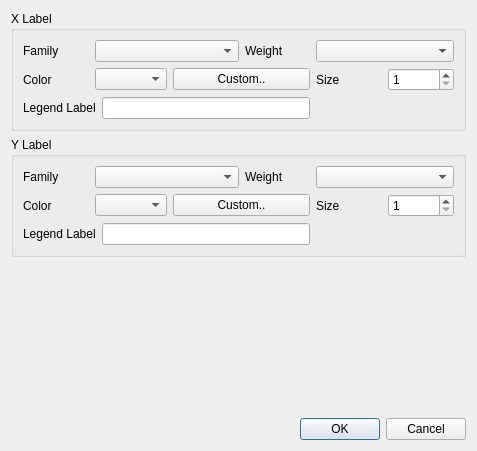
<?xml version="1.0" encoding="UTF-8"?>
<ui version="4.0">
 <class>PlotLabelPropertiesUI</class>
 <widget class="QDialog" name="PlotLabelPropertiesUI">
  <property name="geometry">
   <rect>
    <x>0</x>
    <y>0</y>
    <width>477</width>
    <height>451</height>
   </rect>
  </property>
  <property name="sizePolicy">
   <sizepolicy hsizetype="Fixed" vsizetype="Fixed">
    <horstretch>0</horstretch>
    <verstretch>0</verstretch>
   </sizepolicy>
  </property>
  <property name="windowTitle">
   <string>Modify Label Properties</string>
  </property>
  <property name="windowIcon">
   <iconset>
    <normaloff>:/res/ball.ico</normaloff>:/res/ball.ico</iconset>
  </property>
  <layout class="QGridLayout" name="gridLayout_3">
   <item row="0" column="0">
    <widget class="QGroupBox" name="groupBox">
     <property name="title">
      <string>X Label</string>
     </property>
     <layout class="QGridLayout" name="gridLayout">
      <item row="0" column="0">
       <widget class="QLabel" name="label_2">
        <property name="text">
         <string>Family</string>
        </property>
       </widget>
      </item>
      <item row="0" column="1" colspan="2">
       <widget class="QComboBox" name="cbFont"/>
      </item>
      <item row="0" column="3">
       <widget class="QLabel" name="label_5">
        <property name="text">
         <string>Weight</string>
        </property>
       </widget>
      </item>
      <item row="0" column="4" colspan="2">
       <widget class="QComboBox" name="cbWeight"/>
      </item>
      <item row="1" column="0">
       <widget class="QLabel" name="label_3">
        <property name="text">
         <string>Color</string>
        </property>
       </widget>
      </item>
      <item row="1" column="1">
       <widget class="QComboBox" name="cbColor"/>
      </item>
      <item row="1" column="2" colspan="2">
       <widget class="QPushButton" name="cmdCustom">
        <property name="text">
         <string>Custom..</string>
        </property>
       </widget>
      </item>
      <item row="1" column="4">
       <widget class="QLabel" name="label_4">
        <property name="text">
         <string>Size</string>
        </property>
       </widget>
      </item>
      <item row="1" column="5">
       <widget class="QSpinBox" name="cbSize">
        <property name="minimum">
         <number>1</number>
        </property>
        <property name="maximum">
         <number>72</number>
        </property>
       </widget>
      </item>
      <item row="2" column="0" colspan="4">
       <layout class="QHBoxLayout" name="horizontalLayout">
        <item>
         <widget class="QLabel" name="label">
          <property name="text">
           <string>Legend Label</string>
          </property>
         </widget>
        </item>
        <item>
         <widget class="QLineEdit" name="txtLegend"/>
        </item>
       </layout>
      </item>
     </layout>
    </widget>
   </item>
   <item row="1" column="0">
    <widget class="QGroupBox" name="groupBox_2">
     <property name="title">
      <string>Y Label</string>
     </property>
     <layout class="QGridLayout" name="gridLayout_2">
      <item row="0" column="0">
       <widget class="QLabel" name="label_6">
        <property name="text">
         <string>Family</string>
        </property>
       </widget>
      </item>
      <item row="0" column="1" colspan="2">
       <widget class="QComboBox" name="cbFont_y"/>
      </item>
      <item row="0" column="3">
       <widget class="QLabel" name="label_7">
        <property name="text">
         <string>Weight</string>
        </property>
       </widget>
      </item>
      <item row="0" column="4" colspan="2">
       <widget class="QComboBox" name="cbWeight_y"/>
      </item>
      <item row="1" column="0">
       <widget class="QLabel" name="label_8">
        <property name="text">
         <string>Color</string>
        </property>
       </widget>
      </item>
      <item row="1" column="1">
       <widget class="QComboBox" name="cbColor_y"/>
      </item>
      <item row="1" column="2" colspan="2">
       <widget class="QPushButton" name="cmdCustom_y">
        <property name="text">
         <string>Custom..</string>
        </property>
       </widget>
      </item>
      <item row="1" column="4">
       <widget class="QLabel" name="label_9">
        <property name="text">
         <string>Size</string>
        </property>
       </widget>
      </item>
      <item row="1" column="5">
       <widget class="QSpinBox" name="cbSize_y">
        <property name="minimum">
         <number>1</number>
        </property>
        <property name="maximum">
         <number>72</number>
        </property>
       </widget>
      </item>
      <item row="2" column="0" colspan="4">
       <layout class="QHBoxLayout" name="horizontalLayout_2">
        <item>
         <widget class="QLabel" name="label_10">
          <property name="text">
           <string>Legend Label</string>
          </property>
         </widget>
        </item>
        <item>
         <widget class="QLineEdit" name="txtLegend_y"/>
        </item>
       </layout>
      </item>
     </layout>
    </widget>
   </item>
   <item row="2" column="0">
    <spacer name="verticalSpacer">
     <property name="orientation">
      <enum>Qt::Vertical</enum>
     </property>
     <property name="sizeHint" stdset="0">
      <size>
       <width>20</width>
       <height>120</height>
      </size>
     </property>
    </spacer>
   </item>
   <item row="3" column="0">
    <widget class="QDialogButtonBox" name="buttonBox">
     <property name="orientation">
      <enum>Qt::Horizontal</enum>
     </property>
     <property name="standardButtons">
      <set>QDialogButtonBox::Cancel|QDialogButtonBox::Ok</set>
     </property>
    </widget>
   </item>
  </layout>
 </widget>
 <resources/>
 <connections>
  <connection>
   <sender>buttonBox</sender>
   <signal>accepted()</signal>
   <receiver>PlotLabelPropertiesUI</receiver>
   <slot>accept()</slot>
   <hints>
    <hint type="sourcelabel">
     <x>248</x>
     <y>254</y>
    </hint>
    <hint type="destinationlabel">
     <x>157</x>
     <y>274</y>
    </hint>
   </hints>
  </connection>
  <connection>
   <sender>buttonBox</sender>
   <signal>rejected()</signal>
   <receiver>PlotLabelPropertiesUI</receiver>
   <slot>reject()</slot>
   <hints>
    <hint type="sourcelabel">
     <x>316</x>
     <y>260</y>
    </hint>
    <hint type="destinationlabel">
     <x>286</x>
     <y>274</y>
    </hint>
   </hints>
  </connection>
 </connections>
</ui>
